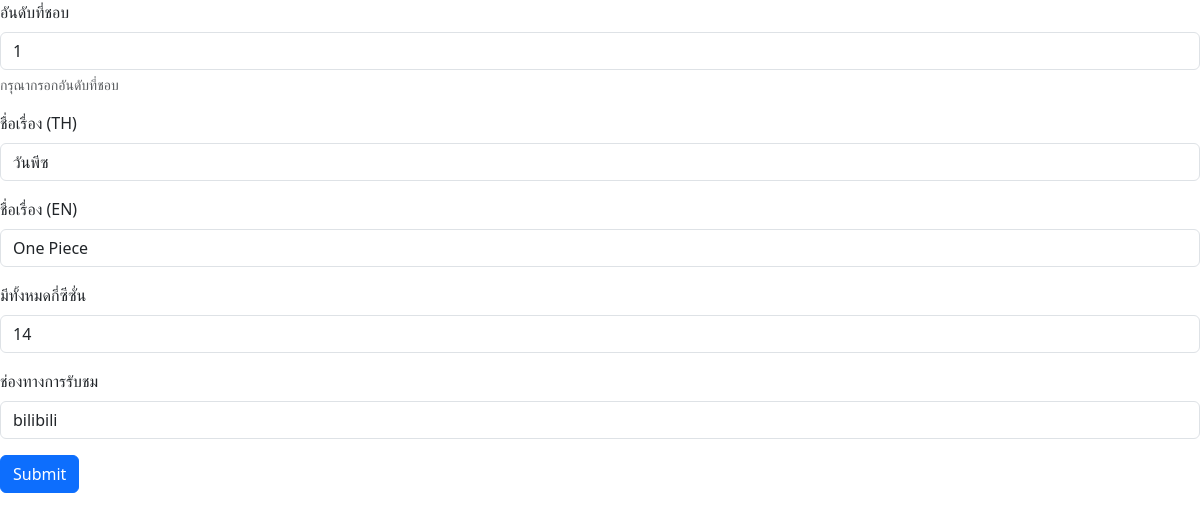
Page /edit/4 on the earlier database version.
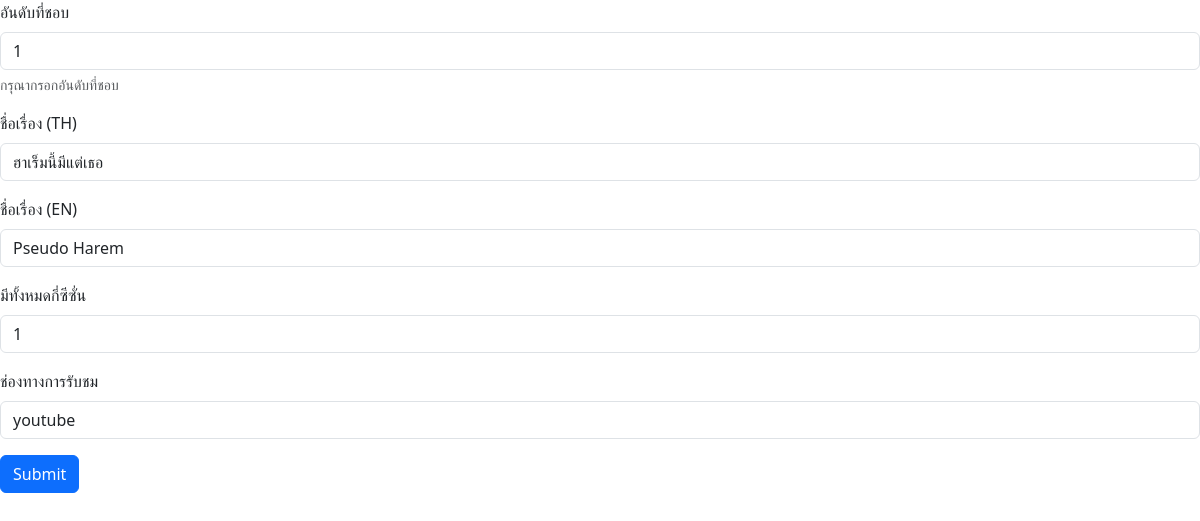
Same page on the later database version.
### editanime/models.py (models this page shows)
class Animal_list(models.Model):
    anime_order = models.IntegerField()
    anime_name_th = models.CharField(max_length=100)
    anime_name_en = models.CharField(max_length=100)
    anime_seasons = models.IntegerField()
    anime_channel = models.CharField(max_length=100)
    created_date = models.DateTimeField(auto_now_add=True)
    updated_date = models.DateTimeField(auto_now_add=True)

### editanime/views.py (the view)
def editanimelist(request, animal_id):
    anime = Animal_list.objects.get(id=animal_id)
    if request.method == 'POST':
        anime_order = request.POST.get('anime_order')
        anime_name_th = request.POST.get('anime_name_th')
        anime_name_en = request.POST.get('anime_name_en')
        anime_seasons = request.POST.get('anime_seasons')
        anime_channel = request.POST.get('anime_channel')
        anime.anime_order = anime_order
        anime.anime_name_th = anime_name_th
        anime.anime_name_en = anime_name_en
        anime.anime_seasons = anime_seasons
        anime.anime_channel = anime_channel
        anime.save()
        return redirect('/')
    else:
        return render(request, "editanime.html", {"anime": anime})

### editanime/templates/editanime.html (shortened to what this page needs)
<!DOCTYPE html>
<html lang="en">
  <head>
    <link
      href="https://cdn.jsdelivr.net/npm/bootstrap@5.3.2/dist/css/bootstrap.min.css"
      rel="stylesheet"
    />
  </head>
  <body>
    <main>
      <form action="/edit/{{ anime.id }}" method="POST">
        <div class="mb-3">
          <label for="exampleInputEmail1" class="form-label"
            >อันดับที่ชอบ</label
          >
          <input
            type="number"
            class="form-control"
            name="anime_order"
            id="anime_order"
            value="{{ anime.anime_order }}"
            required
            aria-describedby="emailHelp"
          />
          <div id="emailHelp" class="form-text">กรุณากรอกอันดับที่ชอบ</div>
        </div>
        <div class="mb-3">
          <label for="exampleInputPassword1" class="form-label"
            >ชื่อเรื่อง (TH)</label
          >
          <input
            type="text"
            class="form-control"
            name="anime_name_th"
            id="anime_name_th"
            value="{{ anime.anime_name_th }}"
            required
          />
        </div>
        <div class="mb-3">
          <label for="exampleInputPassword1" class="form-label"
            >ชื่อเรื่อง (EN)</label
          >
          <input
            type="text"
            class="form-control"
            name="anime_name_en"
            id="anime_name_en"
            value="{{ anime.anime_name_en }}"
            required
          />
        </div>
        <div class="mb-3">
          <label for="exampleInputPassword1" class="form-label"
            >มีทั้งหมดกี่ซีซั่น</label
          >
          <input
            type="number"
            class="form-control"
            name="anime_seasons"
            id="anime_seasons"
            value="{{ anime.anime_seasons }}"
            required
          />
        </div>
        <div class="mb-3">
          <label for="exampleInputPassword1" class="form-label"
            >ช่องทางการรับชม</label
          >
          <input
            type="text"
            class="form-control"
            name="anime_channel"
            id="anime_channel"
            value="{{ anime.anime_channel }}"
            required
          />
        </div>
        <button type="submit" class="btn btn-primary">Submit</button>
      </form>
    </main>
  </body>
</html>

Differences in the rows shown:
changed Animal_list: anime_name_th "วันพีซ" → "ฮาเร็มนี้มีแต่เธอ"; anime_name_en "One Piece" → "Pseudo Harem"; anime_seasons "14" → "1"; anime_channel "bilibili" → "youtube"
